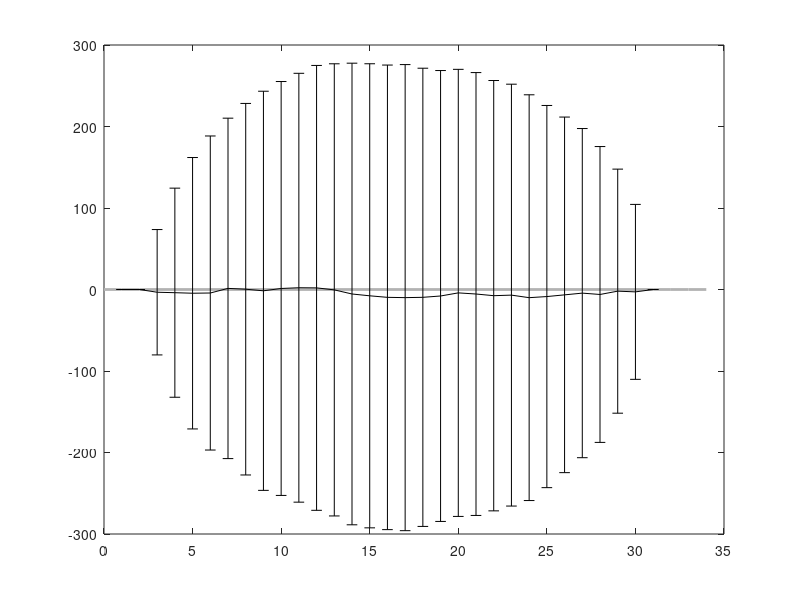

Write MATLAB code to recreate this figure.
% see if I can reproduce trend in cctest_avgvel_randBl.m
clear
close all; 

% slant range, line of sight, dem error
sr         = 9.48e5; 
los        = 43.0; 
l          = 0.055; 
% l           = 0.236; 
% sr          = 8.5e5; 
% los         = 38.7;

dz         = 30; 
lp = l/(4*pi); 
pl = (4*pi)/l; 


Vavg_all = []; 
for j = 1:1000
    
    nints = 30; 
    ints  = zeros(nints, 1);
    
    Bl1    = [0 randn(1,1); randn(nints-1,2)]; 
    Bl1    = diff(Bl1')'; 
    
    Bl2    = [0; randn(nints,1)];
    Bl2    = Bl2([[1:nints]' [2:nints+1]']);
    Bl2    = [diff(Bl2')']; 
    
    
    
    
    Bl    = Bl1; 
    Bl0    = Bl*70*100; %(Bl * m->cm * Bp scale) % sentinel:70, alos:300
    %Bl    = (2*Bl0)./(sr.*sind(los)); 
    %Bl    = (l*Bl0)./(4*pi*sr*sind(los)); 
    Bl    = (4*pi*Bl0)./(l*sr*sind(los)); 
    G     = [ones(nints, 1)*0.00274*12 Bl];

    Vavg = [];
    for i = 0:nints
        if i == 0
            Gi    = G; 
            intsi = ints; 
        elseif i == nints
            ints(i) = Bl(i)*dz;
            intsi   = ints; 
            Gi = G; 
        elseif i ~= 0 && i ~= nints
            ints(i) = Bl(i)*dz;
            intsi   = ints([1:i-1 i+1:end]); 
            Gi      = G([1:i-1 i+1:end], :); 
        end
        Ginv = inv(Gi'*Gi)*Gi'; 
        m    = Ginv*intsi; 
        Vavg = [Vavg; m(1)]; 
    end

    Vavg_all = [Vavg_all Vavg]; 
end

close all; 
figure; hold on; box on; 
plot(0:nints+4, zeros(nints+5,1), 'color', [0.7 0.7 0.7], 'linewidth', 2); 
Vm = mean(Vavg_all,2);
Vs = std(Vavg_all')';
errorbar(Vm, Vs, 'k'); 













































